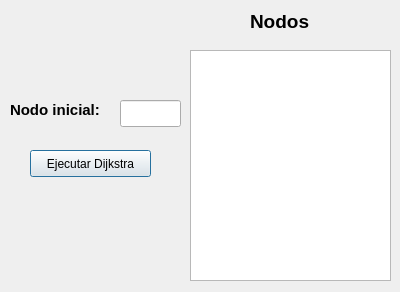
<?xml version="1.0" encoding="UTF-8"?>
<ui version="4.0">
 <class>DijkstraInitial</class>
 <widget class="QDialog" name="DijkstraInitial">
  <property name="geometry">
   <rect>
    <x>0</x>
    <y>0</y>
    <width>400</width>
    <height>292</height>
   </rect>
  </property>
  <property name="windowTitle">
   <string>Dialog</string>
  </property>
  <widget class="QLineEdit" name="initial">
   <property name="geometry">
    <rect>
     <x>120</x>
     <y>100</y>
     <width>61</width>
     <height>27</height>
    </rect>
   </property>
  </widget>
  <widget class="QLabel" name="label_2">
   <property name="geometry">
    <rect>
     <x>10</x>
     <y>100</y>
     <width>111</width>
     <height>21</height>
    </rect>
   </property>
   <property name="text">
    <string>&lt;html&gt;&lt;head/&gt;&lt;body&gt;&lt;p&gt;&lt;span style=&quot; font-size:11pt; font-weight:600;&quot;&gt;Nodo inicial:&lt;/span&gt;&lt;/p&gt;&lt;/body&gt;&lt;/html&gt;</string>
   </property>
  </widget>
  <widget class="QPushButton" name="execute">
   <property name="geometry">
    <rect>
     <x>30</x>
     <y>150</y>
     <width>121</width>
     <height>27</height>
    </rect>
   </property>
   <property name="text">
    <string>Ejecutar Dijkstra</string>
   </property>
  </widget>
  <widget class="QPlainTextEdit" name="nodes">
   <property name="geometry">
    <rect>
     <x>190</x>
     <y>50</y>
     <width>201</width>
     <height>231</height>
    </rect>
   </property>
   <property name="readOnly">
    <bool>true</bool>
   </property>
  </widget>
  <widget class="QLabel" name="label0_2">
   <property name="geometry">
    <rect>
     <x>250</x>
     <y>10</y>
     <width>71</width>
     <height>21</height>
    </rect>
   </property>
   <property name="text">
    <string>&lt;html&gt;&lt;head/&gt;&lt;body&gt;&lt;p&gt;&lt;span style=&quot; font-size:14pt; font-weight:600;&quot;&gt;Nodos&lt;/span&gt;&lt;/p&gt;&lt;/body&gt;&lt;/html&gt;</string>
   </property>
  </widget>
 </widget>
 <resources/>
 <connections/>
</ui>
